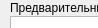
          <widget class="QWidget" name="page_4">
           <property name="geometry">
            <rect>
             <x>0</x>
             <y>0</y>
             <width>98</width>
             <height>28</height>
            </rect>
           </property>
           <attribute name="label">
            <string>Анамнез стр. 4</string>
           </attribute>
           <widget class="QWidget" name="layoutWidget">
            <property name="geometry">
             <rect>
              <x>10</x>
              <y>0</y>
              <width>321</width>
              <height>361</height>
             </rect>
            </property>
            <layout class="QVBoxLayout" name="verticalLayoutAnamnez4">
             <property name="spacing">
              <number>0</number>
             </property>
             <item>
              <widget class="QLabel" name="label_56">
               <property name="sizePolicy">
                <sizepolicy hsizetype="Preferred" vsizetype="Fixed">
                 <horstretch>0</horstretch>
                 <verstretch>21</verstretch>
                </sizepolicy>
               </property>
               <property name="text">
                <string>Предварительный диагноз:</string>
               </property>
              </widget>
             </item>
             <item>
              <widget class="QTextEdit" name="textDiagnosis">
               <property name="sizePolicy">
                <sizepolicy hsizetype="Expanding" vsizetype="Fixed">
                 <horstretch>0</horstretch>
                 <verstretch>42</verstretch>
                </sizepolicy>
               </property>
               <property name="minimumSize">
                <size>
                 <width>0</width>
                 <height>42</height>
                </size>
               </property>
               <property name="maximumSize">
                <size>
                 <width>16777215</width>
                 <height>42</height>
                </size>
               </property>
              </widget>
             </item>
             <item>
              <widget class="QLabel" name="label_57">
               <property name="sizePolicy">
                <sizepolicy hsizetype="Preferred" vsizetype="Fixed">
                 <horstretch>0</horstretch>
                 <verstretch>21</verstretch>
                </sizepolicy>
               </property>
               <property name="text">
                <string>На основании жалоб:</string>
               </property>
              </widget>
             </item>
             <item>
              <widget class="QTextEdit" name="textByComplaint">
               <property name="sizePolicy">
                <sizepolicy hsizetype="Expanding" vsizetype="Fixed">
                 <horstretch>0</horstretch>
                 <verstretch>42</verstretch>
                </sizepolicy>
               </property>
               <property name="minimumSize">
                <size>
                 <width>0</width>
                 <height>42</height>
                </size>
               </property>
               <property name="maximumSize">
                <size>
                 <width>16777215</width>
                 <height>42</height>
                </size>
               </property>
              </widget>
             </item>
             <item>
              <widget class="QLabel" name="label_58">
               <property name="sizePolicy">
                <sizepolicy hsizetype="Preferred" vsizetype="Fixed">
                 <horstretch>0</horstretch>
                 <verstretch>21</verstretch>
                </sizepolicy>
               </property>
               <property name="text">
                <string>Анамнеза:</string>
               </property>
              </widget>
             </item>
             <item>
              <widget class="QTextEdit" name="textByAnamnes">
               <property name="sizePolicy">
                <sizepolicy hsizetype="Expanding" vsizetype="Fixed">
                 <horstretch>0</horstretch>
                 <verstretch>42</verstretch>
                </sizepolicy>
               </property>
               <property name="minimumSize">
                <size>
                 <width>0</width>
                 <height>42</height>
                </size>
               </property>
               <property name="maximumSize">
                <size>
                 <width>16777215</width>
                 <height>42</height>
                </size>
               </property>
              </widget>
             </item>
             <item>
              <widget class="QLabel" name="label_59">
               <property name="sizePolicy">
                <sizepolicy hsizetype="Preferred" vsizetype="Fixed">
                 <horstretch>0</horstretch>
                 <verstretch>21</verstretch>
                </sizepolicy>
               </property>
               <property name="text">
                <string>План обследования: ОАК, ОАМ, ФГ, ЭКГ, сахар</string>
               </property>
              </widget>
             </item>
             <item>
              <widget class="QTextEdit" name="textPlanRes">
               <property name="sizePolicy">
                <sizepolicy hsizetype="Expanding" vsizetype="Fixed">
                 <horstretch>0</horstretch>
                 <verstretch>42</verstretch>
                </sizepolicy>
               </property>
               <property name="minimumSize">
                <size>
                 <width>0</width>
                 <height>42</height>
                </size>
               </property>
               <property name="maximumSize">
                <size>
                 <width>16777215</width>
                 <height>42</height>
                </size>
               </property>
              </widget>
             </item>
             <item>
              <widget class="QLabel" name="label_60">
               <property name="sizePolicy">
                <sizepolicy hsizetype="Preferred" vsizetype="Fixed">
                 <horstretch>0</horstretch>
                 <verstretch>21</verstretch>
                </sizepolicy>
               </property>
               <property name="text">
                <string>План лечения:</string>
               </property>
              </widget>
             </item>
             <item>
              <widget class="QTextEdit" name="textPlanTher">
               <property name="sizePolicy">
                <sizepolicy hsizetype="Expanding" vsizetype="Fixed">
                 <horstretch>0</horstretch>
                 <verstretch>42</verstretch>
                </sizepolicy>
               </property>
               <property name="minimumSize">
                <size>
                 <width>0</width>
                 <height>42</height>
                </size>
               </property>
               <property name="maximumSize">
                <size>
                 <width>16777215</width>
                 <height>42</height>
                </size>
               </property>
              </widget>
             </item>
             <item>
              <widget class="QLabel" name="label_61">
               <property name="sizePolicy">
                <sizepolicy hsizetype="Preferred" vsizetype="Fixed">
                 <horstretch>0</horstretch>
                 <verstretch>21</verstretch>
                </sizepolicy>
               </property>
               <property name="text">
                <string>Нетрудоспособен:</string>
               </property>
              </widget>
             </item>
             <item>
              <widget class="QLineEdit" name="lineIncapacitated">
               <property name="sizePolicy">
                <sizepolicy hsizetype="Expanding" vsizetype="Fixed">
                 <horstretch>0</horstretch>
                 <verstretch>21</verstretch>
                </sizepolicy>
               </property>
               <property name="text">
                <string/>
               </property>
              </widget>
             </item>
             <item>
              <layout class="QHBoxLayout" name="horizontalLayout_26">
               <property name="spacing">
                <number>0</number>
               </property>
               <item>
                <widget class="QLabel" name="label_62">
                 <property name="sizePolicy">
                  <sizepolicy hsizetype="Preferred" vsizetype="Fixed">
                   <horstretch>0</horstretch>
                   <verstretch>21</verstretch>
                  </sizepolicy>
                 </property>
                 <property name="text">
                  <string>Врач:</string>
                 </property>
                </widget>
               </item>
               <item>
                <widget class="QLineEdit" name="lineDoc">
                 <property name="sizePolicy">
                  <sizepolicy hsizetype="Expanding" vsizetype="Fixed">
                   <horstretch>0</horstretch>
                   <verstretch>21</verstretch>
                  </sizepolicy>
                 </property>
                 <property name="text">
                  <string/>
                 </property>
                </widget>
               </item>
              </layout>
             </item>
            </layout>
           </widget>
          </widget>
